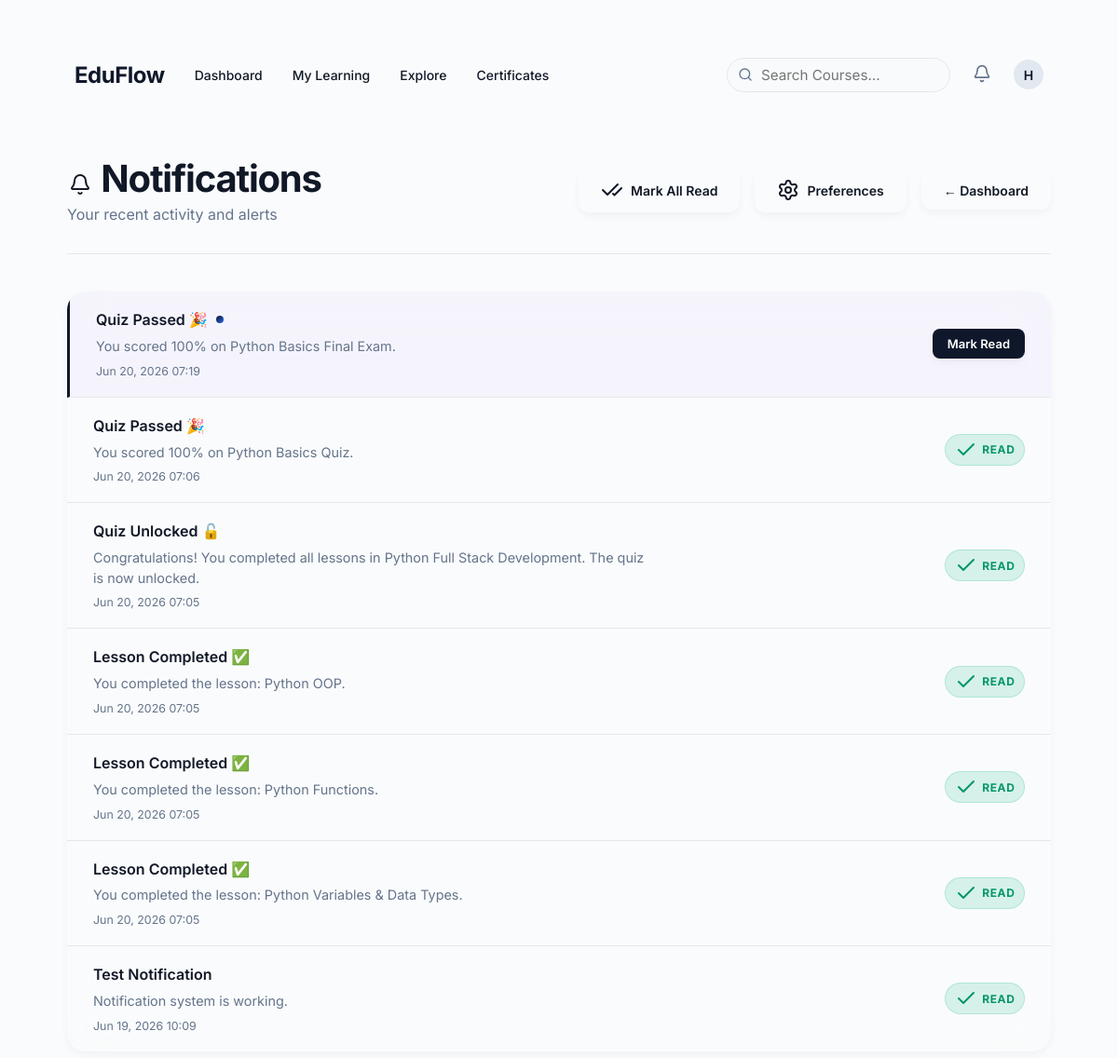
/notifications/ (signed in), run on the app's committed database.
### accounts/models.py (models this page shows, shortened)
class User(AbstractUser):
    email = models.EmailField(unique=True)
    is_student = models.BooleanField(default=True)
    is_instructor = models.BooleanField(default=False)

### notifications/models.py (models this page shows, shortened)
class Notification(models.Model):
    NOTIFICATION_TYPES = (
        ('ACHIEVEMENT', 'Achievement'),
        ('CERTIFICATE', 'Certificate'),
        ('MILESTONE', 'Milestone'),
        ('DISCUSSION_REPLY', 'Discussion Reply'),
        ('PROJECT_RECOGNITION', 'Project Recognition'),
        ('SYSTEM', 'System'),
    )
    user = models.ForeignKey(
        settings.AUTH_USER_MODEL,
        on_delete=models.CASCADE,
        related_name="notifications"
    )
    notification_type = models.CharField(max_length=20, choices=NOTIFICATION_TYPES, default='SYSTEM')
    title = models.CharField(max_length=255)
    message = models.TextField()
    link = models.URLField(blank=True, null=True, help_text="Optional link to redirect the user to")
    is_read = models.BooleanField(default=False)
    created_at = models.DateTimeField(auto_now_add=True)
    class Meta:
        ordering = ["-created_at"]
        indexes = [
            models.Index(fields=["user", "is_read"]),
            models.Index(fields=["user", "-created_at"]),
        ]

### notifications/views.py (the view)
@login_required
def notification_list(request):
    notifications = (
        Notification.objects
        .filter(user=request.user)
    )
    return render(
        request,
        "notifications/list.html",
        {
            "notifications": notifications
        }
    )

### templates/notifications/list.html (shortened to what this page needs)
{% extends "base.html" %}
{% load static %}
{% block body_class %}page-standard{% endblock %}
{% block content %}
<div class="page-wrapper" style="padding: 3rem 2rem;">
    <div class="page-header">
        <div class="page-header__left">
            <h1 class="page-title heading-gradient"><i data-lucide="bell" style="width:28px; vertical-align:-4px;"></i> Notifications</h1>
            <p class="text-muted">Your recent activity and alerts</p>
        </div>
        <div class="page-header__right" style="display: flex; gap: 1rem;">
            <button id="markAllReadPageBtn" class="btn btn-secondary" style="border-color: var(--border);"><i data-lucide="check-check"></i> Mark All Read</button>
            <a href="{% url 'notification_preferences' %}" class="btn btn-secondary"><i data-lucide="settings"></i> Preferences</a>
            <a href="{% url 'dashboard' %}" class="btn btn-secondary" id="btn-dashboard">&larr; Dashboard</a>
        </div>
    </div>
    <div class="card" style="padding: 0; overflow: hidden;">
        {% for notification in notifications %}
        <div class="data-row {% if not notification.is_read %}unread-row{% endif %}"
             style="padding: 1.25rem 1.75rem; {% if not notification.is_read %}border-left: 3px solid var(--accent-primary); background: rgba(139,92,246,0.04);{% endif %}"
             role="article" aria-label="{{ notification.title }}{% if not notification.is_read %}, unread{% endif %}">
            <div class="data-row__info" style="flex: 1;">
                <div style="display: flex; align-items: center; gap: 0.6rem; margin-bottom: 0.3rem;">
                    <span class="data-row__title">{{ notification.title }}</span>
                    {% if not notification.is_read %}
                    <span style="width: 8px; height: 8px; background: linear-gradient(135deg, var(--accent-primary), var(--accent-secondary)); border-radius: 50%; display: inline-block; flex-shrink: 0;" aria-label="Unread"></span>
                    {% endif %}
                </div>
                <p class="data-row__sub" style="font-size: 0.9rem; line-height: 1.5; max-width: 600px;">{{ notification.message }}</p>
                <span class="data-row__sub" style="font-size: 0.775rem; margin-top: 0.3rem; display: block;">{{ notification.created_at|date:"M d, Y H:i" }}</span>
            </div>
            <div class="data-row__actions" style="display: flex; gap: 0.5rem;">
                {% if not notification.is_read %}
                <a href="{% url 'mark_notification_read' notification.id %}"
                   class="btn btn--sm btn-primary"
                   id="read-{{ notification.id }}"
                   aria-label="Mark notification as read">
                    Mark Read
                </a>
                {% else %}
                <span class="badge badge-green"><i data-lucide="check"></i> Read</span>
                {% endif %}
            </div>
        </div>
        {% endfor %}
    </div>
</div>
{% endblock %}

### templates/_navbar.html (shortened to what this page needs)
<nav class="global-nav" aria-label="Main navigation">
    <div class="container">
        <div class="global-nav__left">
            <a href="{% url 'dashboard' %}" class="global-nav__logo">EduFlow</a>
            <div class="global-nav__links">
                {% if request.user.is_authenticated %}
                    {% if is_admin %}
                    <a href="{% url 'instructor_dashboard' %}">Instructor Portal</a>
                    <a href="{% url 'monitoring_dashboard' %}">Monitoring</a>
                    <a href="{% url 'reports_dashboard' %}">Reports</a>
                    {% else %}
                    <a href="{% url 'dashboard' %}">Dashboard</a>
                    <a href="{% url 'my_courses' %}">My Learning</a>
                    <a href="{% url 'course_list' %}">Explore</a>
                    <a href="{% url 'certificate_list' %}">Certificates</a>
                    {% endif %}
                {% else %}
                    <a href="{% url 'course_list' %}">Explore</a>
                {% endif %}
            </div>
        </div>
        <div class="global-nav__right">
            {% if request.user.is_authenticated %}
                <div class="global-nav__links" style="gap: 24px;">
                    <form action="{% url 'search_courses' %}" method="get" style="position: relative; flex: 0 0 240px; max-width: 240px;">
                        <i data-lucide="search" style="position: absolute; left: 12px; top: 50%; transform: translateY(-50%); width: 16px; height: 16px; color: var(--text-muted);"></i>
                        <input type="text" name="q" placeholder="Search Courses..." class="input" style="padding-left: 36px; padding-top: 0.5rem; padding-bottom: 0.5rem; border-radius: var(--radius-full); width: 100%; background: #F8FAFC;">
                    </form>
                    <div class="nav-notifications" style="position: relative; display: flex; align-items: center;">
                        <button id="notificationBell" style="background: none; border: none; cursor: pointer; position: relative; padding: 0;">
                            <i data-lucide="bell" style="width: 20px; color: var(--text-muted);"></i>
                        </button>
                    </div>
                    <a href="{% url 'profile' %}" aria-label="Profile" style="display: flex; align-items: center;">
                        <div class="avatar avatar-sm" aria-hidden="true">{{ request.user.username|make_list|first|upper }}</div>
                    </a>
                </div>
            {% else %}
                <div class="global-nav__links">
                    <a href="{% url 'login' %}" class="btn btn-secondary btn--sm">Log In</a>
                    <a href="{% url 'register' %}" class="btn btn-primary btn--sm">Sign Up</a>
                </div>
            {% endif %}
        </div>
    </div>
</nav>

### static/css/main.css (style rules this page uses)
:root { --bg-gradient: #FAFBFC; --bg-gradient-auth: #FAFBFC; --card-bg: #FFFFFF; --card-bg-auth: #FFFFFF; --card-border: #E5E7EB; --accent-primary: #0F172A; --accent-secondary: #2563EB; --accent-cyan: #06B6D4; --accent-green: #10B981; --accent-red: #EF4444; --accent-amber: #F59E0B; --accent-gold: #D4AF37; --text-primary: #111827; --text-muted: #64748B; --text-subtle: #94A3B8; --input-bg: #FFFFFF; --input-border: #E5E7EB; --input-focus: #2563EB; --success: #10B981; --danger: #EF4444; --warning: #F59E0B; --info: #06B6D4; --shadow-sm: 0 4px 8px rgba(0,0,0,.04); --shadow-md: 0 12px 24px rgba(15,23,42,.08); --shadow-lg: 0 24px 48px rgba(15,23,42,.12); --radius-sm: 8px; --radius-md: 12px; --radius-lg: 20px; --radius-xl: 28px; --radius-full: 9999px; }
*, *::before, *::after { box-sizing: border-box; margin: 0; padding: 0; }
html { scroll-behavior: smooth; }
body { font-family: 'Inter', sans-serif; background: var(--bg-gradient); color: var(--text-primary); min-height: 100vh; position: relative; overflow-x: hidden; }
.page-standard { padding: 2.5rem; }
.container { max-width: 1280px; margin: 0 auto; padding: 0 40px; width: 100%; }
.global-nav { height: 80px; background: var(--surface); border-bottom: 1px solid var(--border); display: flex; align-items: center; position: sticky; top: 0; z-index: 100; }
.global-nav .container { display: flex; justify-content: space-between; align-items: center; }
.global-nav__left, .global-nav__right { display: flex; align-items: center; gap: 32px; }
.global-nav__logo { font-size: 24px; font-weight: 700; color: var(--accent-primary); text-decoration: none; letter-spacing: -0.02em; }
.global-nav__links { display: flex; align-items: center; gap: 32px; white-space: nowrap; }
.global-nav__links a { text-decoration: none; color: var(--text-secondary); font-weight: 500; font-size: 14px; transition: color 200ms ease; }
.page-wrapper { position: relative; z-index: 1; max-width: 1200px; margin: 0 auto; }
h1.page-title { font-size: clamp(1.75rem, 4vw, 2.5rem); font-weight: 700; letter-spacing: -0.03em; line-height: 1.2; }
.text-muted { color: var(--text-muted); }
.btn { display: inline-flex; align-items: center; justify-content: center; gap: 0.4rem; padding: 0.75rem 1.5rem; border-radius: 12px; font-family: inherit; font-size: 0.925rem; font-weight: 600; text-decoration: none; cursor: pointer; border: none; transition: all 0.3s cubic-bezier(0.16, 1, 0.3, 1); white-space: nowrap; }
.btn--sm { padding: 0.5rem 1rem; font-size: 0.825rem; border-radius: 8px; }
.btn-primary { background: var(--accent-primary); color: #FFFFFF !important; box-shadow: var(--shadow-sm); }
.btn-secondary { background: #FFFFFF; border: 1px solid var(--border); color: var(--accent-primary); box-shadow: var(--shadow-sm); }
.form-input, input[type="text"], input[type="email"], input[type="password"], input[type="number"], input[type="url"], select, textarea { width: 100%; padding: 0.85rem 1.25rem; background: var(--input-bg); border: 1px solid var(--input-border); border-radius: 12px; font-size: 0.95rem; color: var(--text-primary); font-family: inherit; transition: all 0.25s ease; }
.page-header { display: flex; justify-content: space-between; align-items: center; padding-bottom: 2rem; border-bottom: 1px solid var(--input-border); margin-bottom: 2.5rem; flex-wrap: wrap; gap: 1.25rem; }
.page-header__left { display: flex; flex-direction: column; gap: 0.25rem; }
.page-header__right { display: flex; gap: 1rem; align-items: center; flex-wrap: wrap; }
.badge { display: inline-flex; align-items: center; padding: 0.3rem 0.75rem; border-radius: 8px; font-size: 0.75rem; font-weight: 600; text-transform: uppercase; letter-spacing: 0.04em; }
.badge-green { background: rgba(16, 185, 129, 0.15); border: 1px solid rgba(16, 185, 129, 0.2); color: #059669; }
.data-row { display: flex; justify-content: space-between; align-items: center; padding: 1.1rem 0; border-bottom: 1px solid var(--input-border); gap: 1rem; flex-wrap: wrap; }
.data-row:last-child { border-bottom: none; padding-bottom: 0; }
.data-row:first-child { padding-top: 0; }
.data-row__info { display: flex; flex-direction: column; gap: 0.2rem; }
.data-row__title { font-size: 1rem; font-weight: 600; color: var(--text-primary); }
.data-row__sub { font-size: 0.825rem; color: var(--text-muted); }
.data-row__actions { display: flex; gap: 0.6rem; align-items: center; flex-wrap: wrap; }

### data on the page
User: user.username|make_list "H"
Notification: title "Quiz Passed 🎉", is_read False (drawn), message "You scored 100% on Python Basics Final Exam.", created_at "Jun 20, 2026 07:19"
Notification: title "Quiz Passed 🎉", message "You scored 100% on Python Basics Quiz.", created_at "Jun 20, 2026 07:06", is_read True (drawn)
Notification: title "Quiz Unlocked 🔓", message "Congratulations! You completed all lessons in Python Full Stack Development. The quiz is now unlocked.", created_at "Jun 20, 2026 07:05", is_read True (drawn)
Notification: title "Lesson Completed ✅", message "You completed the lesson: Python OOP.", created_at "Jun 20, 2026 07:05", is_read True (drawn)
Notification: title "Lesson Completed ✅", message "You completed the lesson: Python Functions.", created_at "Jun 20, 2026 07:05", is_read True (drawn)
Notification: title "Lesson Completed ✅", message "You completed the lesson: Python Variables & Data Types.", created_at "Jun 20, 2026 07:05", is_read True (drawn)
Notification: title "Test Notification", message "Notification system is working.", created_at "Jun 19, 2026 10:09", is_read True (drawn)
